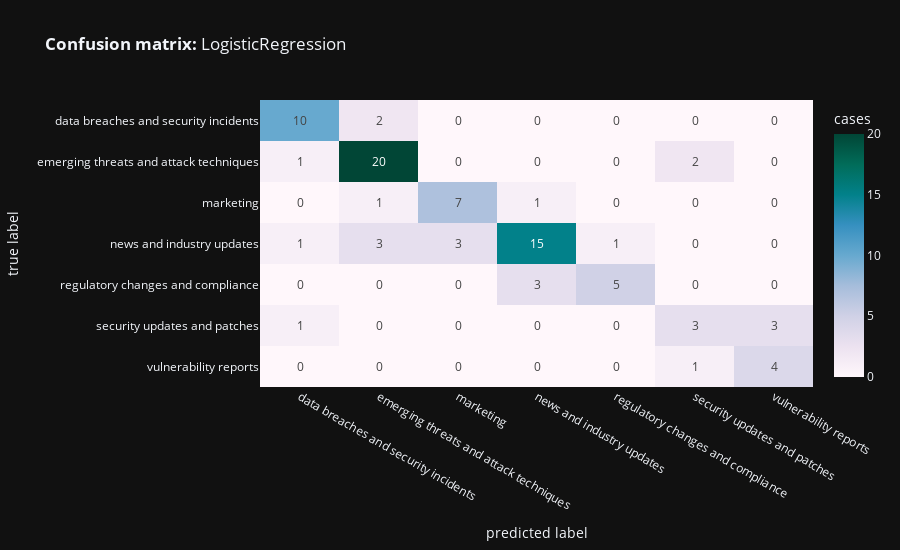
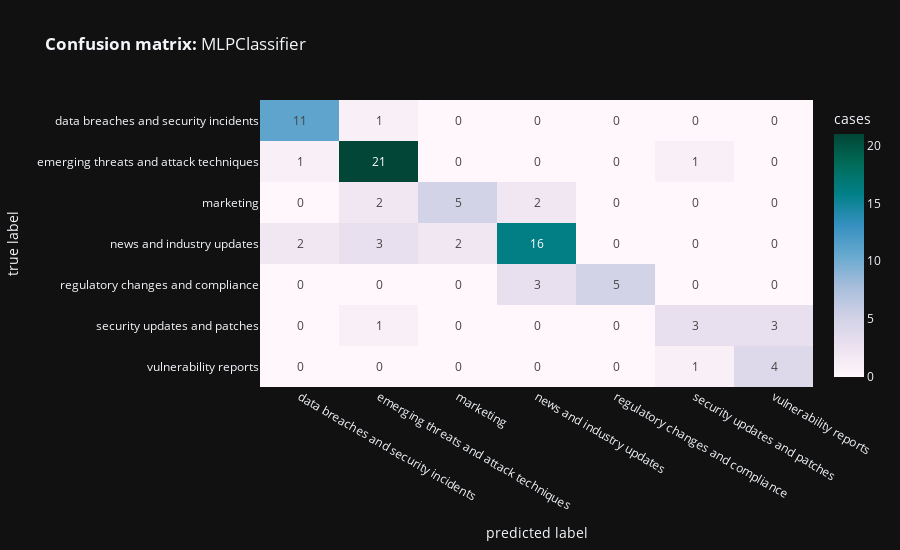

Notebook source saved alongside these figures, in order:
### Code cell
X = np.stack(embeddedData['embeddings'].values)
y = embeddedData['category'].values

# Split data for training and testing
X_train, X_test, y_train, y_test = train_test_split(
    X,
    y,
    test_size=.25,
    random_state=42,
    stratify=y
)

classifiers = {
    MLPClassifier(random_state=42),
    LogisticRegression(class_weight='balanced', solver='newton-cholesky', n_jobs=-1, random_state=42),

}

for clf in classifiers:
    embed_benchmark(clf)

### Figure 1 — Plotly figure (JSON) as saved in the notebook; plotly's stock layout.template omitted (floating-point values rounded to 4 significant figures)
{"data": [{"coloraxis": "coloraxis", "hovertemplate": "predicted label: %{x}<br>true label: %{y}<br>cases: %{z}<extra></extra>", "name": "0", "texttemplate": "%{z:d}", "type": "heatmap", "x": ["data breaches and security incidents", "emerging threats and attack techniques", "marketing", "news and industry updates", "regulatory changes and compliance", "security updates and patches", "vulnerability reports"], "xaxis": "x", "y": ["data breaches and security incidents", "emerging threats and attack techniques", "marketing", "news and industry updates", "regulatory changes and compliance", "security updates and patches", "vulnerability reports"], "yaxis": "y", "z": [[10, 2, 0, 0, 0, 0, 0], [1, 20, 0, 0, 0, 2, 0], [0, 1, 7, 1, 0, 0, 0], [1, 3, 3, 15, 1, 0, 0], [0, 0, 0, 3, 5, 0, 0], [1, 0, 0, 0, 0, 3, 3], [0, 0, 0, 0, 0, 1, 4]]}], "layout": {"coloraxis": {"colorbar": {"title": {"text": "cases"}}, "colorscale": [[0, "rgb(255,247,251)"], [0.125, "rgb(236,226,240)"], [0.25, "rgb(208,209,230)"], [0.375, "rgb(166,189,219)"], [0.5, "rgb(103,169,207)"], [0.625, "rgb(54,144,192)"], [0.75, "rgb(2,129,138)"], [0.875, "rgb(1,108,89)"], [1, "rgb(1,70,54)"]]}, "height": 550, "title": {"text": "<b>Confusion matrix:</b> LogisticRegression"}, "xaxis": {"anchor": "y", "domain": [0, 1], "title": {"text": "predicted label"}}, "yaxis": {"anchor": "x", "autorange": "reversed", "domain": [0, 1], "title": {"text": "true label"}}}}

### Figure 2 — Plotly figure (JSON) as saved in the notebook; plotly's stock layout.template omitted (floating-point values rounded to 4 significant figures)
{"data": [{"coloraxis": "coloraxis", "hovertemplate": "predicted label: %{x}<br>true label: %{y}<br>cases: %{z}<extra></extra>", "name": "0", "texttemplate": "%{z:d}", "type": "heatmap", "x": ["data breaches and security incidents", "emerging threats and attack techniques", "marketing", "news and industry updates", "regulatory changes and compliance", "security updates and patches", "vulnerability reports"], "xaxis": "x", "y": ["data breaches and security incidents", "emerging threats and attack techniques", "marketing", "news and industry updates", "regulatory changes and compliance", "security updates and patches", "vulnerability reports"], "yaxis": "y", "z": [[11, 1, 0, 0, 0, 0, 0], [1, 21, 0, 0, 0, 1, 0], [0, 2, 5, 2, 0, 0, 0], [2, 3, 2, 16, 0, 0, 0], [0, 0, 0, 3, 5, 0, 0], [0, 1, 0, 0, 0, 3, 3], [0, 0, 0, 0, 0, 1, 4]]}], "layout": {"coloraxis": {"colorbar": {"title": {"text": "cases"}}, "colorscale": [[0, "rgb(255,247,251)"], [0.125, "rgb(236,226,240)"], [0.25, "rgb(208,209,230)"], [0.375, "rgb(166,189,219)"], [0.5, "rgb(103,169,207)"], [0.625, "rgb(54,144,192)"], [0.75, "rgb(2,129,138)"], [0.875, "rgb(1,108,89)"], [1, "rgb(1,70,54)"]]}, "height": 550, "title": {"text": "<b>Confusion matrix:</b> MLPClassifier"}, "xaxis": {"anchor": "y", "domain": [0, 1], "title": {"text": "predicted label"}}, "yaxis": {"anchor": "x", "autorange": "reversed", "domain": [0, 1], "title": {"text": "true label"}}}}
